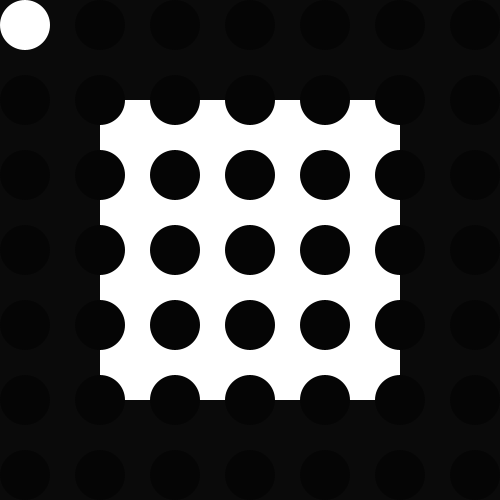
Frame 1 (no input)
Frame 60 (the mouse pressed at the canvas centre just before this capture): identical to frame 1, image omitted
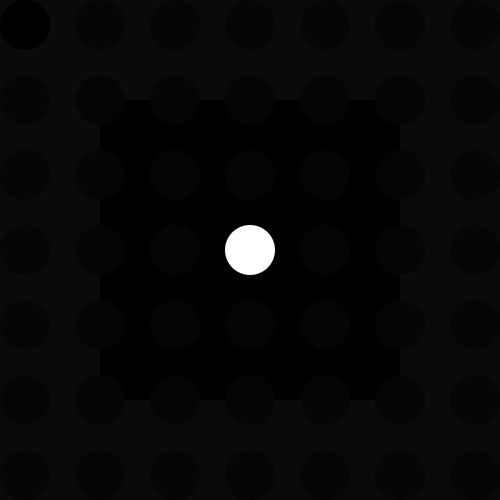
Frame 120 (the mouse held since frame 60 and released just before this capture)

The Processing sketch that drew these frames (run headless with seeded random() and noise(); from frame 60 on, the mouse is pressed at the canvas centre):

// Processing sketch: processing_52036
// ── processing_52036.pde


float radius;
int x = 100;
int y = 100;
int w = 300;
int h = 300;

void setup()
{
  size(500,500);
  smooth();
  ellipseMode(RADIUS);
  noStroke();
}

void draw()
{
  background(10);
  radius = 25;
  

  if ((mouseX>x)&&(mouseX<x+w)&&
  (mouseY>y)&&(mouseY<y+h)){
    fill(0);
  }else{
    fill(255);
  }
  rect(x,y,w,h);



   for(int i=25;i<width;i+=75){
    for(int j=25;j<height;j+=75){
    ellipse(i,j,radius,radius);
    float d = dist(mouseX,mouseY,i,j+75);
  if(d < radius ){
  fill(255);
  }else{
     fill(5);
  }
    }
  }

}
